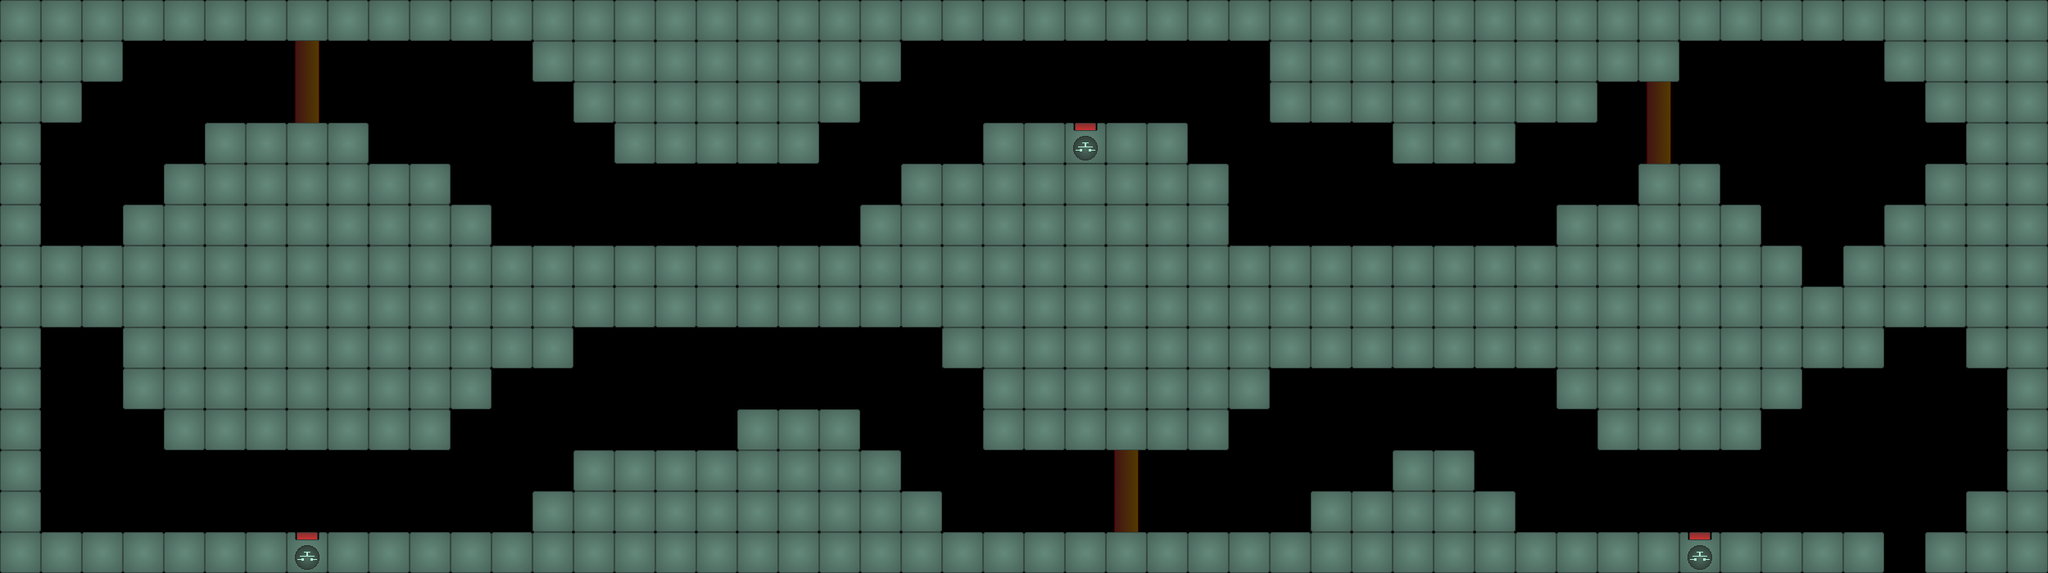

Tiled map render using the project's own tile images. Description and the whole map definition, tile-layer contents included, below:
An orthogonal 50x14 tile map with 50x50 px tiles, 1 tile layer (Tile Layer 1).

<map version="1.0" orientation="orthogonal" width="50" height="14" tilewidth="50" tileheight="50">
 <tileset firstgid="1" name="Ainas3" tilewidth="50" tileheight="50">
  <image source="newtileset.png" trans="ff00ff" width="1450" height="50" />
 </tileset>
 <layer name="Tile Layer 1" width="50" height="14">
  <data encoding="csv">
1,1,1,1,1,1,1,1,1,1,1,1,1,1,1,1,1,1,1,1,1,1,1,1,1,1,1,1,1,1,1,1,1,1,1,1,1,1,1,1,1,1,1,1,1,1,1,1,1,1,
1,1,1,0,0,0,0,12,0,0,0,0,0,1,1,1,1,1,1,1,1,1,0,0,0,0,0,0,0,0,0,1,1,1,1,1,1,1,1,1,1,0,0,0,0,0,1,1,1,1,
1,1,0,0,0,0,0,12,0,0,0,0,0,0,1,1,1,1,1,1,1,0,0,0,0,0,0,0,0,0,0,1,1,1,1,1,1,1,1,0,14,0,0,0,0,0,0,1,1,1,
1,0,0,0,0,1,1,1,1,0,0,0,0,0,0,1,1,1,1,1,0,0,0,0,1,1,18,1,1,0,0,0,0,0,1,1,1,0,0,0,14,0,0,0,0,0,0,0,1,1,
1,0,0,0,1,1,1,1,1,1,1,0,0,0,0,0,0,0,0,0,0,0,1,1,1,1,1,1,1,1,0,0,0,0,0,0,0,0,0,0,1,1,0,0,0,0,0,1,1,1,
1,0,0,1,1,1,1,1,1,1,1,1,0,0,0,0,0,0,0,0,0,1,1,1,1,1,1,1,1,1,0,0,0,0,0,0,0,0,1,1,1,1,1,0,0,0,1,1,1,1,
1,1,1,1,1,1,1,1,1,1,1,1,1,1,1,1,1,1,1,1,1,1,1,1,1,1,1,1,1,1,1,1,1,1,1,1,1,1,1,1,1,1,1,1,28,1,1,1,1,1,
1,1,1,1,1,1,1,1,1,1,1,1,1,1,1,1,1,1,1,1,1,1,1,1,1,1,1,1,1,1,1,1,1,1,1,1,1,1,1,1,1,1,1,1,1,1,1,1,1,1,
1,0,0,1,1,1,1,1,1,1,1,1,1,1,0,0,0,0,0,0,0,0,0,1,1,1,1,1,1,1,1,1,1,1,1,1,1,1,1,1,1,1,1,1,1,1,0,0,1,1,
1,0,0,1,1,1,1,1,1,1,1,1,0,0,0,0,0,0,0,0,0,0,0,0,1,1,1,1,1,1,1,0,0,0,0,0,0,0,1,1,1,1,1,1,0,0,0,0,0,1,
1,0,0,0,1,1,1,1,1,1,1,0,0,0,0,0,0,0,1,1,1,0,0,0,1,1,1,1,1,1,0,0,0,0,0,0,0,0,0,1,1,1,1,0,0,0,0,0,0,1,
1,0,0,0,0,0,0,0,0,0,0,0,0,0,1,1,1,1,1,1,1,1,0,0,0,0,0,13,0,0,0,0,0,0,1,1,0,0,0,0,0,0,0,0,0,0,0,0,0,1,
1,0,0,0,0,0,0,0,0,0,0,0,0,1,1,1,1,1,1,1,1,1,1,0,0,0,0,13,0,0,0,0,1,1,1,1,1,0,0,0,0,0,0,0,0,0,0,0,1,1,
1,1,1,1,1,1,1,17,1,1,1,1,1,1,1,1,1,1,1,1,1,1,1,1,1,1,1,1,1,1,1,1,1,1,1,1,1,1,1,1,1,19,1,1,1,1,28,1,1,1
</data>
 </layer>
</map>